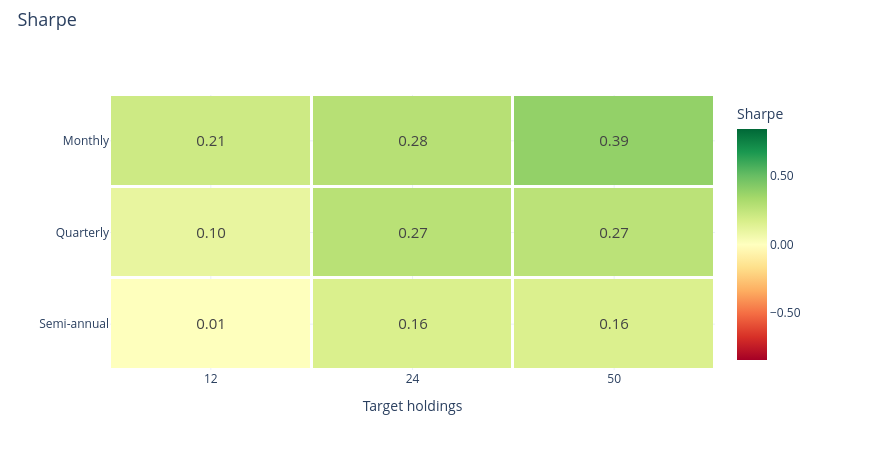

Notebook code for this chart:
### Markdown cell above
### Sharpe ratio

### Code cell
research.heatmap('sharpe')

### Figure 1 — Plotly figure (JSON) as saved in the notebook; plotly's stock layout.template omitted (floating-point values rounded to 4 significant figures)
{"data": [{"colorbar": {"tickformat": ".2f", "title": {"text": "Sharpe"}}, "colorscale": [[0.0, "rgb(165,0,38)"], [0.1, "rgb(215,48,39)"], [0.2, "rgb(244,109,67)"], [0.3, "rgb(253,174,97)"], [0.4, "rgb(254,224,139)"], [0.5, "rgb(255,255,191)"], [0.6, "rgb(217,239,139)"], [0.7, "rgb(166,217,106)"], [0.8, "rgb(102,189,99)"], [0.9, "rgb(26,152,80)"], [1.0, "rgb(0,104,55)"]], "text": [["0.21", "0.28", "0.39"], ["0.10", "0.27", "0.27"], ["0.01", "0.16", "0.16"]], "textfont": {"size": 15}, "texttemplate": "%{text}", "type": "heatmap", "x": ["12", "24", "50"], "xgap": 3, "y": ["Monthly", "Quarterly", "Semi-annual"], "ygap": 3, "z": [[0.2065, 0.2822, 0.3874], [0.104, 0.2741, 0.2668], [0.005115, 0.1619, 0.1598]], "zmax": 0.8422, "zmid": 0.0, "zmin": -0.8422}], "layout": {"height": 450, "hovermode": "closest", "legend": {"font": {"size": 12}, "itemclick": "toggle", "itemdoubleclick": "toggleothers", "x": 1.025, "y": 1}, "margin": {"b": 80, "l": 110, "r": 155, "t": 95}, "title": {"font": {"size": 18}, "text": "Sharpe", "x": 0.02, "y": 0.97}, "width": 870, "xaxis": {"title": {"text": "Target holdings"}}, "yaxis": {"autorange": "reversed"}}}
